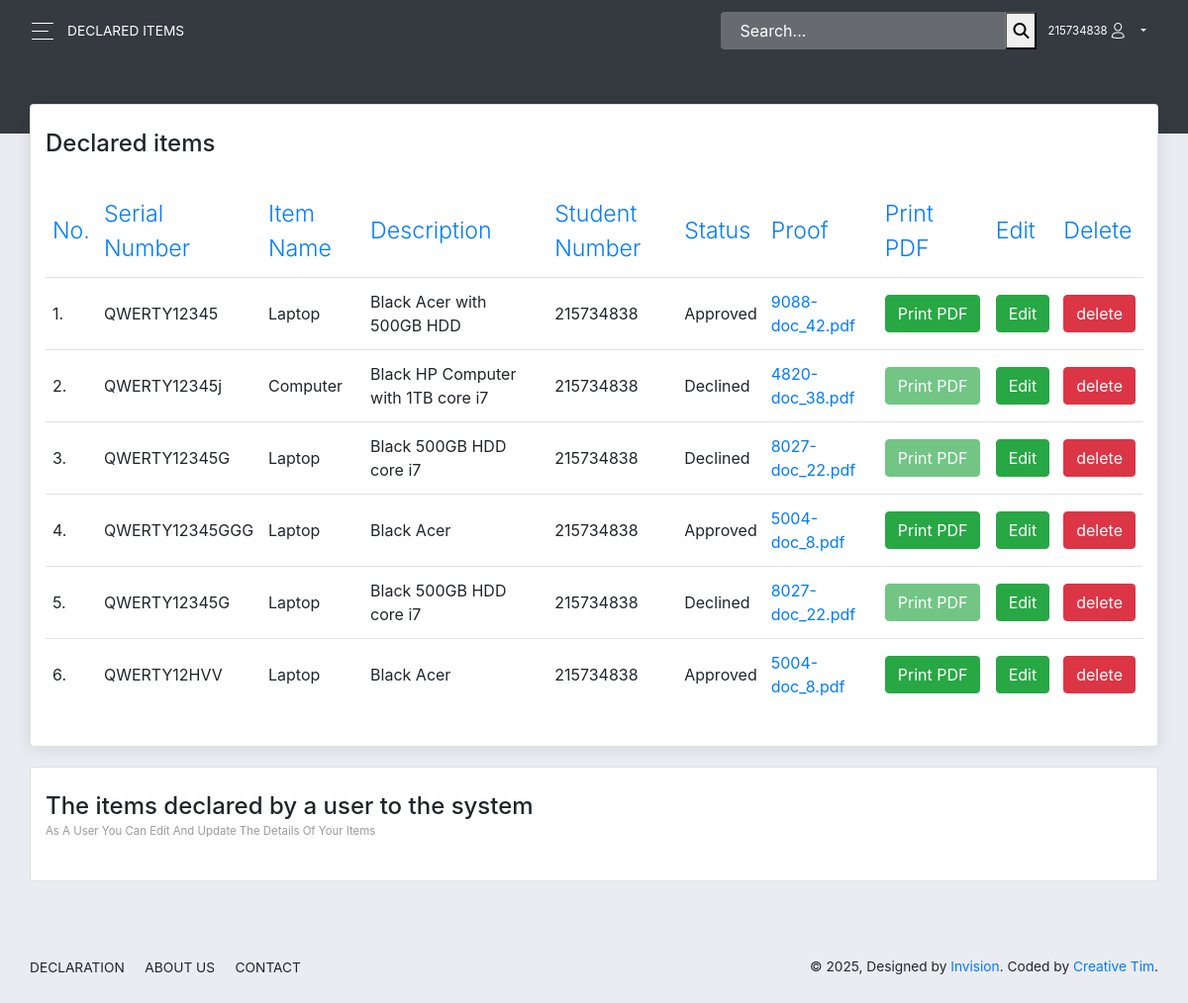
The app's page /pages/viewUserItems.php (signed in) with its own data.
### tables this page shows
CREATE TABLE `items` (
  `itemId` int(11) NOT NULL,
  `serial_num` varchar(255) NOT NULL,
  `item_nam` varchar(255) NOT NULL,
  `description` varchar(255) NOT NULL,
  `stud_num` int(11) NOT NULL,
  `file` varchar(255) NOT NULL,
  `lost` int(11) NOT NULL,
  `role` int(11) NOT NULL,
  `status` int(11) NOT NULL,
  `date` timestamp(6) NOT NULL DEFAULT current_timestamp(6) ON UPDATE current_timestamp(6),
  `read_mesg` int(11) NOT NULL
);

### pages/viewUserItems.php (the view, shortened to what this page needs)
<?php
 include_once 'includes/connection.php';
 $student = $_SESSION['stud_num'];
 ?>
<!DOCTYPE html>
<html lang="en">
<head>
  <link rel="stylesheet" href="https://use.fontawesome.com/releases/v5.7.1/css/all.css">
  <link href="../assets/css/bootstrap.min.css" rel="stylesheet" />
  <link href="../assets/css/now-ui-dashboardd.css?v=1.5.0" rel="stylesheet" />
  <link href="../assets/demo/demo.css" rel="stylesheet" />
  <?php include "head.php"; ?>
</head>
<body class="">
  <div class="wrapper ">
    <div class="main-panel" id="main-panel">
      <nav class="navbar navbar-expand-lg navbar-transparent  bg-primary  navbar-absolute">
        <div class="container-fluid">
          <div class="navbar-wrapper">
            <div class="navbar-toggle">
              <button type="button" class="navbar-toggler">
                <span class="navbar-toggler-bar bar1"></span>
                <span class="navbar-toggler-bar bar2"></span>
                <span class="navbar-toggler-bar bar3"></span>
              </button>
            </div>
            <a class="navbar-brand" href="#pablo">Declared Items</a>
          </div>
          <div class="collapse navbar-collapse justify-content-end" id="navigation">
          <form action = "./searchuserd.php" method="get">
              <div class="input-group no-border">
                <input type="text" name = "search" value="" class="form-control" placeholder="Search...">
                <div class="input-group-append">
                <button type = "submit" value = "search"><i class="fa fa-search" aria-hidden="true"></i></button>
                  </div>
              </div>
            </form>
            <ul class="navbar-nav">
            <li class="nav-item dropdown">
                <a class="nav-link dropdown-toggle" id="navbarDropdownMenuLink" data-toggle="dropdown" aria-haspopup="true" aria-expanded="false">
                <?php echo $_SESSION['stud_num']; ?><i class="now-ui-icons users_single-02"></i>
                </a>
              </li>
            </ul>
          </div>
        </div>
      </nav>
      <div class="panel-header panel-header-sm">
      </div>
      <div class="content">
        <div class="row">
          <div class="col-md-12">
            <div class="card">
              <div class="card-header">
                <h4 class="card-title"> Declared items</h4>
              </div>
              <?php
                    $result = mysqli_query($conn,"SELECT * FROM items WHERE stud_num = $student AND lost = 0");
                    ?>
                    <?php
                    if (mysqli_num_rows($result) > 0) {
                    ?>
              <div class="card-body">
                <div class="table-responsive">
                  <table class="table">
                   <thead class=" text-primary">
                   <th>
                       No.
                      </th>
                      <th>
                       Serial Number
                      </th>
                      <th>
                        Item Name
                      </th>
                      <th>
                        Description
                      </th>
                      <th>
                        Student Number
                      </th>
                      <th>
                        Status
                      </th>
                      <th>
                        Proof
                      </th>
                      <th>
                        Print PDF
                      </th>
                      <th>
                        Edit
                      </th>
                      <th>
                        Delete
                      </th>
                    </thead>
                    <tbody>
                    <?php
                    $coun = 1;
                    while($row = mysqli_fetch_array($result)) {
                    ?>
                    <tr>
                    <td><?php echo $coun++."."; ?></td>
                        <td><?php echo $row["serial_num"]; ?></td>
                        <td><?php echo $row["item_nam"]; ?></td>
                        <td><?php echo $row["description"]; ?></td>
                        <td><?php echo $row["stud_num"]; ?></td>
                        <td><?php if($row["status"]==0)echo "Pending"; elseif($row["status"]==1) echo "Approved"; elseif($row["status"]==2) echo "Declined";?></td>
                        <td><a target="_blank" href="./uploads/<?php echo $row["file"]; ?>" title='Print PDF'><?php echo $row["file"]; ?></a></td>
                        <?php if ($row["status"]==2){
                        echo
                         '<td>
                          <button disabled class ="btn btn-success">
                          <a target="_blank" href="pdf.php?itemId='.$row["itemId"].'" title="Print PDF" style="color:white">Print PDF</a>
                          </button>
                          </td>';}else{
                          echo
                        '<td>
                          <a target="_blank" href="pdf.php?itemId='.$row["itemId"].'" title="Print PDF" style="color:white">
                          <button class ="btn btn-success">Print PDF</button>
                          </a>
                          </td>';}
                        ?>
                        <td><a href="includes/updateItemdb.php?itemId=<?php echo $row["itemId"]; ?>" title='Update Record'><button class = "btn btn-success">Edit</button></a></td>
                        <td><input type="button" class = "btn btn-danger" onClick="delet(<?php echo $row["itemId"];  ?>)" name = "delete" value="delete"></td>
                    </tr>
                    <?php
                    }
                    ?>
                    </table>
                     <?php
                    }
                    else{
                        echo "No result found";
                    }
                    ?>
                </div>
              </div>
            </div>
          </div>
          <div class="col-md-12">
            <div class="card card-plain">
              <div class="card-header">
              <h4 class="card-title"> The items declared by a user to the system</h4>
                <p class="category"> As a user you can edit and update the details of your items</p>
              </div>
              <div class="card-body">
              </div>
            </div>
          </div>
        </div>
      </div>
      <footer class="footer">
        <div class=" container-fluid ">
          <nav>
            <ul>
              <li>
                <a href="#">
                  Declaration
                </a>
              </li>
              <li>
                <a href="#">
                  About Us
                </a>
              </li>
              <li>
                <a href="http://blog.creative-tim.com">
                  contact
                </a>
              </li>
            </ul>
          </nav>
          <div class="copyright" id="copyright">
            &copy; , Designed by <a href="https://www.invisionapp.com" target="_blank">Invision</a>. Coded by <a href="https://www.creative-tim.com" target="_blank">Creative Tim</a>.
          </div>
        </div>
      </footer>
    </div>
  </div>
</body>
</html>

### records on screen
items: serial_num "QWERTY12345", item_nam "Laptop", description "Black Acer with 500GB HDD", stud_num "215734838", status "Approved", file "9088-doc_42.pdf"
items: serial_num "QWERTY12345j", item_nam "Computer", description "Black HP Computer with 1TB core i7", stud_num "215734838", status "Declined", file "4820-doc_38.pdf"
items: serial_num "QWERTY12345G", item_nam "Laptop", description "Black 500GB HDD core i7", stud_num "215734838", status "Declined", file "8027-doc_22.pdf"
items: serial_num "QWERTY12345GGG", item_nam "Laptop", description "Black Acer", stud_num "215734838", status "Approved", file "5004-doc_8.pdf"
items: serial_num "QWERTY12345G", item_nam "Laptop", description "Black 500GB HDD core i7", stud_num "215734838", status "Declined", file "8027-doc_22.pdf"
items: serial_num "QWERTY12HVV", item_nam "Laptop", description "Black Acer", stud_num "215734838", status "Approved", file "5004-doc_8.pdf"

### other values on screen
$_SESSION['stud_num'] "215734838"
